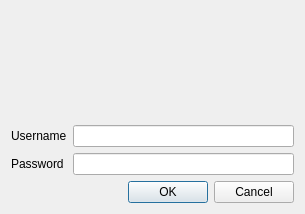
<?xml version="1.0" encoding="UTF-8"?>
<ui version="4.0">
 <class>LoginDialog</class>
 <widget class="QDialog" name="LoginDialog">
  <property name="geometry">
   <rect>
    <x>0</x>
    <y>0</y>
    <width>305</width>
    <height>214</height>
   </rect>
  </property>
  <property name="windowTitle">
   <string>Login</string>
  </property>
  <layout class="QGridLayout" name="gridLayout_2">
   <item row="0" column="0" colspan="2">
    <layout class="QHBoxLayout" name="horizontalLayout">
     <item>
      <spacer name="horizontalSpacer">
       <property name="orientation">
        <enum>Qt::Horizontal</enum>
       </property>
       <property name="sizeHint" stdset="0">
        <size>
         <width>48</width>
         <height>20</height>
        </size>
       </property>
      </spacer>
     </item>
     <item>
      <widget class="QLabel" name="label">
       <property name="text">
        <string/>
       </property>
       <property name="pixmap">
        <pixmap resource="resources/icons.qrc">:/icons/images/keltron.jpg</pixmap>
       </property>
      </widget>
     </item>
     <item>
      <spacer name="horizontalSpacer_2">
       <property name="orientation">
        <enum>Qt::Horizontal</enum>
       </property>
       <property name="sizeHint" stdset="0">
        <size>
         <width>78</width>
         <height>20</height>
        </size>
       </property>
      </spacer>
     </item>
    </layout>
   </item>
   <item row="1" column="0" colspan="2">
    <layout class="QGridLayout" name="gridLayout">
     <item row="0" column="0">
      <widget class="QLabel" name="label_5">
       <property name="text">
        <string>Username</string>
       </property>
      </widget>
     </item>
     <item row="0" column="1">
      <widget class="QLineEdit" name="edit_username"/>
     </item>
     <item row="1" column="0">
      <widget class="QLabel" name="label_4">
       <property name="text">
        <string>Password</string>
       </property>
      </widget>
     </item>
     <item row="1" column="1">
      <widget class="QLineEdit" name="edit_password">
       <property name="echoMode">
        <enum>QLineEdit::Password</enum>
       </property>
      </widget>
     </item>
    </layout>
   </item>
   <item row="2" column="0">
    <spacer name="horizontalSpacer_3">
     <property name="orientation">
      <enum>Qt::Horizontal</enum>
     </property>
     <property name="sizeHint" stdset="0">
      <size>
       <width>102</width>
       <height>20</height>
      </size>
     </property>
    </spacer>
   </item>
   <item row="2" column="1">
    <widget class="QDialogButtonBox" name="buttonBox">
     <property name="orientation">
      <enum>Qt::Horizontal</enum>
     </property>
     <property name="standardButtons">
      <set>QDialogButtonBox::Cancel|QDialogButtonBox::Ok</set>
     </property>
    </widget>
   </item>
  </layout>
 </widget>
 <resources>
  <include location="resources/icons.qrc"/>
 </resources>
 <connections>
  <connection>
   <sender>buttonBox</sender>
   <signal>accepted()</signal>
   <receiver>LoginDialog</receiver>
   <slot>accept()</slot>
   <hints>
    <hint type="sourcelabel">
     <x>248</x>
     <y>254</y>
    </hint>
    <hint type="destinationlabel">
     <x>157</x>
     <y>274</y>
    </hint>
   </hints>
  </connection>
  <connection>
   <sender>buttonBox</sender>
   <signal>rejected()</signal>
   <receiver>LoginDialog</receiver>
   <slot>reject()</slot>
   <hints>
    <hint type="sourcelabel">
     <x>316</x>
     <y>260</y>
    </hint>
    <hint type="destinationlabel">
     <x>286</x>
     <y>274</y>
    </hint>
   </hints>
  </connection>
 </connections>
</ui>
